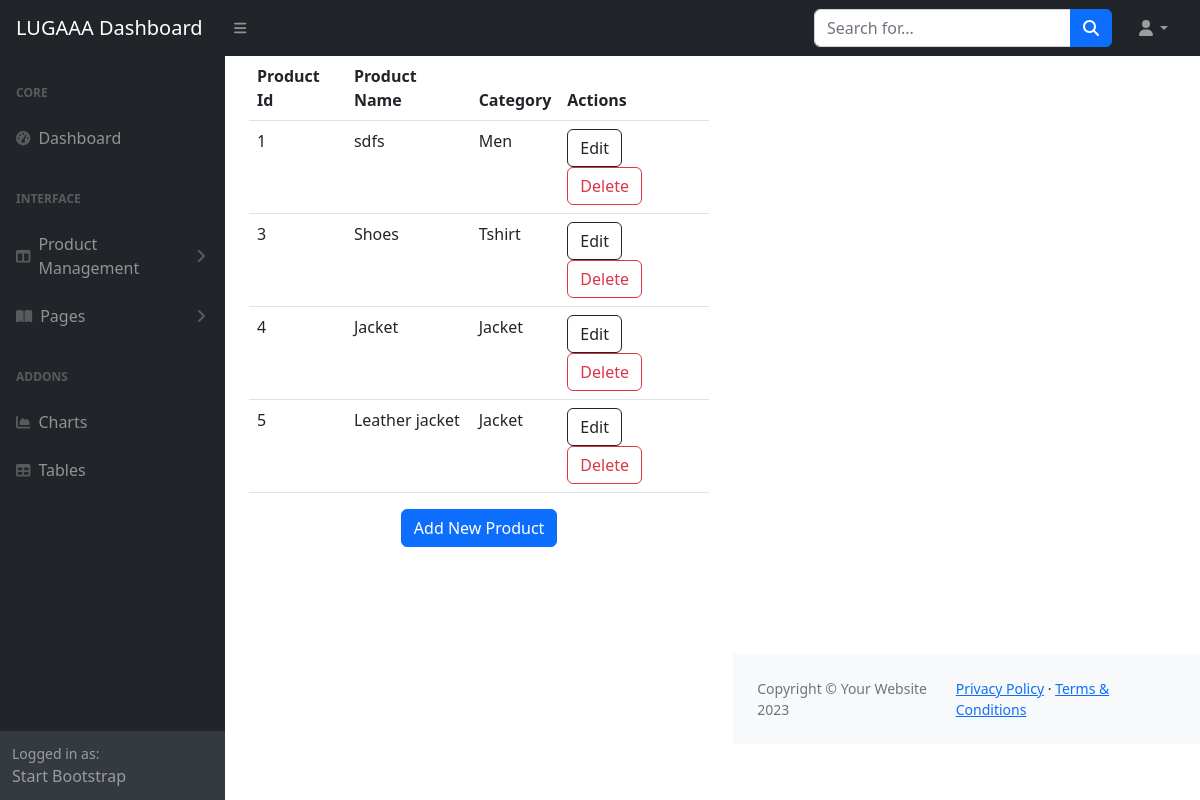
Page /admin_dashboard/products/ on the earlier database version.
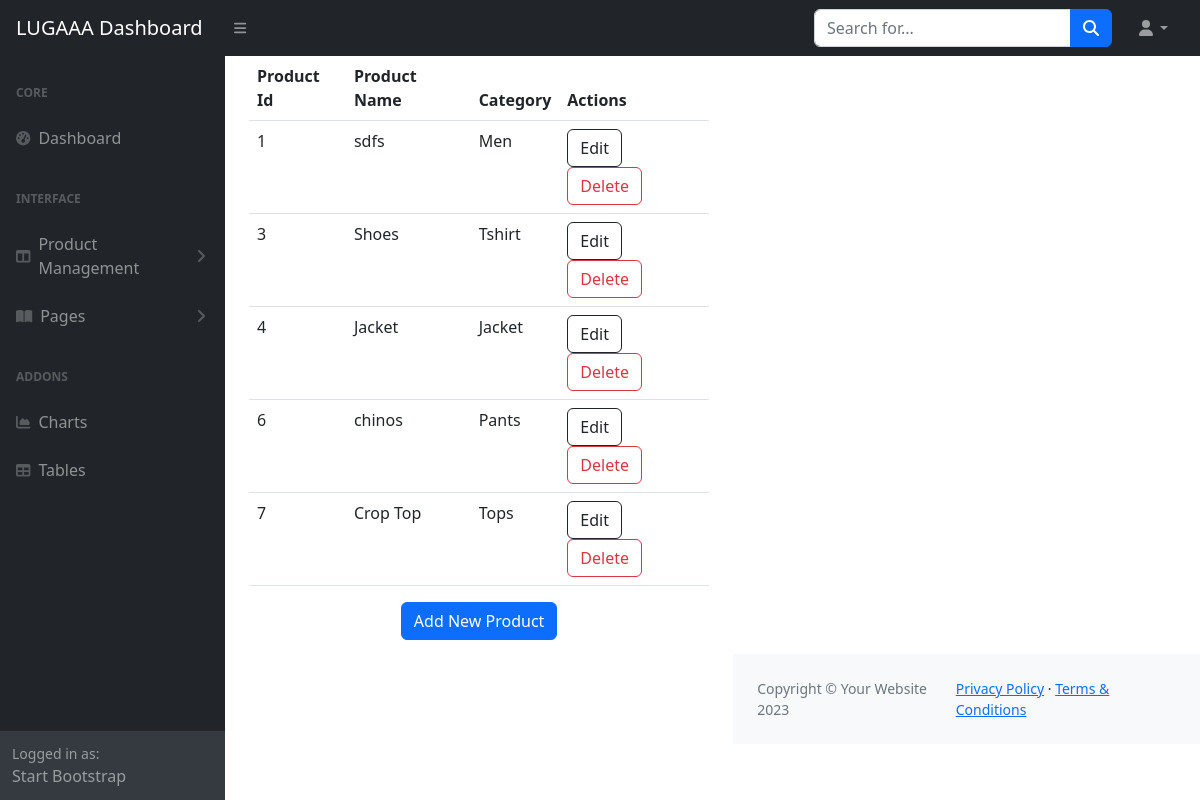
Same page on the later database version.
### store/models.py (models this page shows, shortened)
class Product(models.Model):
    name =  models.CharField(max_length=100)
    price =  models.DecimalField(default=0, decimal_places=2, max_digits = 8)
    category =  models.ForeignKey(Category, on_delete=models.CASCADE, null=True, blank=True)
    description =  models.CharField(max_length=250, default='', blank = True, null=True)
    image = models.ImageField(upload_to='uploads/product/')
    is_sale = models.BooleanField(default= False)
    sale_price = models.DecimalField(default=0, decimal_places=2, max_digits = 8, null=True)
    in_stock =  models.PositiveIntegerField(default=1)

class Category(models.Model):
    name = models.CharField(max_length=50, unique=True)
    parent = models.ForeignKey('self', on_delete=models.CASCADE, blank=True, null=True, related_name='children' )
    category_image = models.ImageField(upload_to='uploads/category/')
    def __str__(self):
        return self.name
    class Meta:
        verbose_name_plural = 'Categories'

### admin_dashboard/views.py (the view)
# urls.py: path('products/', views.product_list, name='product_list'),
def product_list(request):
    products = Product.objects.all()
    return render(request, 'product_list.html', {'products': products})

### cart/context_processor.py (called while the page is built)
def cart(request):
    return {'cart': Cart(request)}

### admin_dashboard/templates/product_list.html (shortened to what this page needs)
{% extends 'dashbase.html' %}
{% load static %}
{% block content %}
{% include 'layout.html'%}
  <div id="layoutSidenav_content">
    <main>
        <div class="container-fluid px-4">
  <div class="row">
    <div class="col">
      <table class="table">
        <thead>
          <tr>
            <th scope="col">Product Id</th>
            <th scope="col">Product Name</th>
            <th scope="col">Category</th>
            <th scope="col">Actions</th>
          </tr>
        </thead>
        <tbody>
          {% for product in products %}
          <tr>
            <td>{{ product.pk }}</td>
            <td>{{ product.name }}</td>
            <td>{{ product.category }}</td>
            <td>
              <a class="btn btn-outline-dark me-2" href="{% url 'product_update' product.pk %}">Edit</a>
              <a class="btn btn-outline-danger" href="{% url 'product_delete' product.pk %}">Delete</a>
            </td>
          </tr>
          {% endfor %}
        </tbody>
      </table>
    </div>
  </div>
</div>
<div class="container">
  <div class="row justify-content-center">
    <div class="col-auto">
      <a href="{% url 'product_create' %}" class="btn btn-primary">Add New Product</a>
    </div>
  </div>
</div>
</main>
</div>
{% endblock %}

Differences in the rows shown:
removed Product: pk "5", name "Leather jacket", category "Jacket"
added Product: pk "6", name "chinos", category "Pants"
added Product: pk "7", name "Crop Top", category "Tops"
